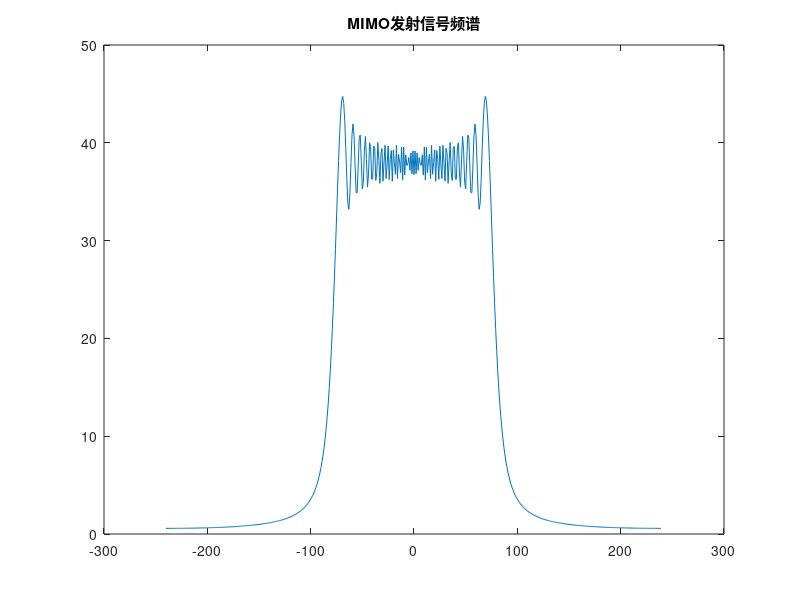
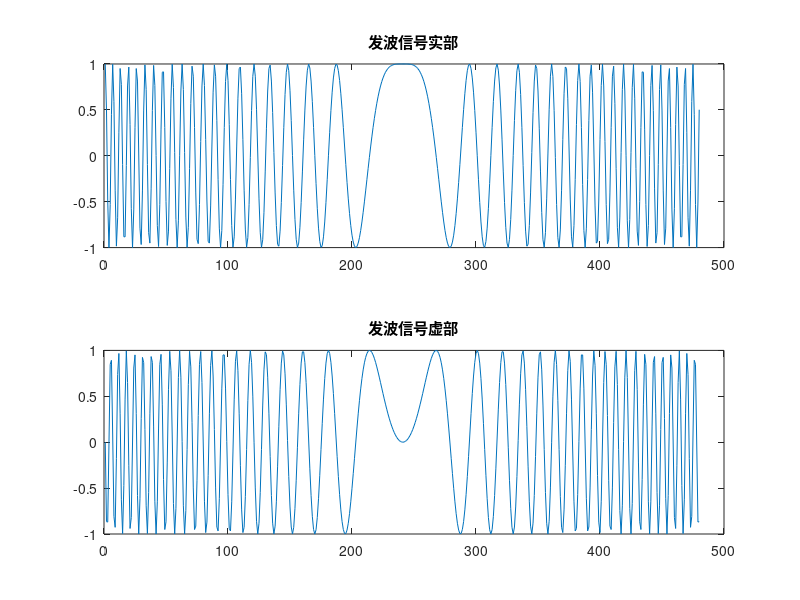
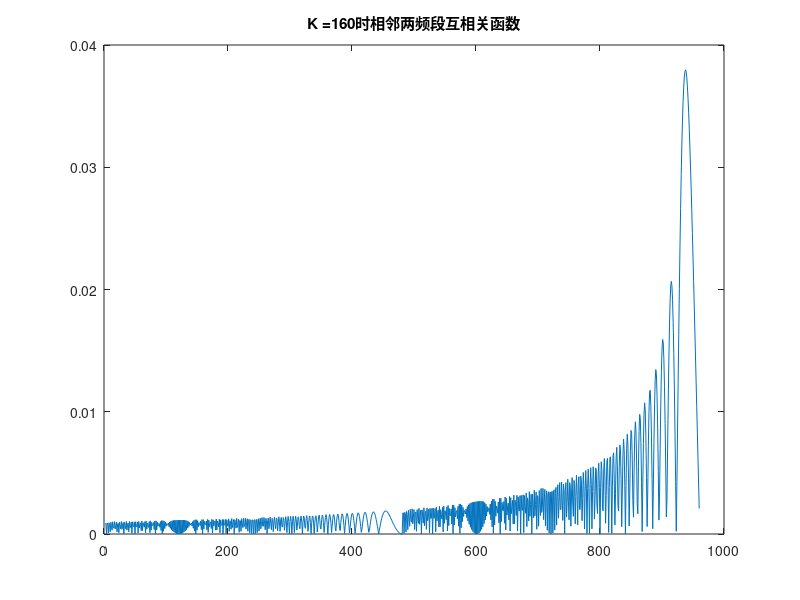
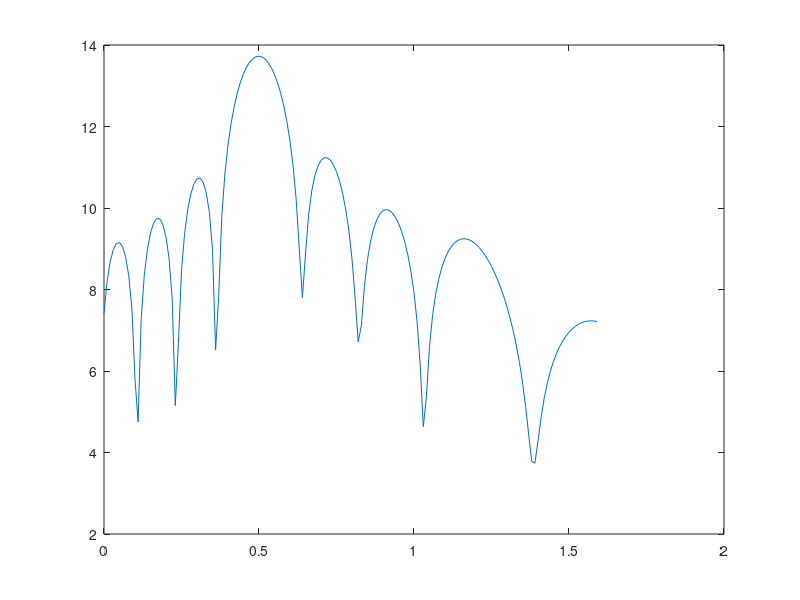

Here is the MATLAB script that generated these plots, in order:
clear ;close all;
%% Radar Parameter
C = 3.0e8; %光速
Fc = 30e9; %毫米波30～300GHz频域(波长为1～10mm
Lambda = C/Fc;

PRT = 1.0e-4;
time_width=4.0e-5; %发射信号时宽
band_width=4.0e6;  %发射信号带宽 带宽B=1/τ，τ是脉冲宽度
mu = band_width/time_width;
pulse_num=16;   %回波脉冲数

% MIMO 多频段
M = 1; % 发射波天线数
N = 16; % 16个接收阵元
K = 160;
deltaF = K/time_width;
B = band_width + (M-1)*deltaF;
Fs = 3 *B; %采样频率，建议取带宽1.2倍以上

%% Environment
tar_dis = [3000,4000,5000]; % Target Distance
RCS = [1,1,1]; % Target Power
tar_vel = [1,1,1]; %Target Velocity
tar_vel_phi = [0,0.5,1,1.5]; % Target Velocity Phase 暂时不考虑MIMO的速度位置更新
tar_angle = [0.5 0.7 0.824]; %Target Angle (rad)
tar_num = length(tar_dis); 
save target.mat tar_dis RCS tar_vel tar_angle tar_num tar_vel_phi
%load('target.mat');
% 待增加附加功能（按分辨率取整）

delay_num = fix(Fs*2*tar_dis/C);% 把目标距离换算成采样点（距离门） fix函数向0靠拢取整
phi = 0;%暂时不考虑target的更新，雷达也仅仅在一个方向
tar_fd = 2*tar_vel/Lambda;%.*abs(cos(tar_vel_phi-phi))%计算目标多卜勒频移2v/λ
tar_power = RCS./tar_dis.^8; %幅度能量简化为RCS与距离八次方反比，考虑密集式MIMO，收发距离相近
retar_power = tar_power/mean(tar_power);
noise_power = 0; %噪声功率，单位dB

%% 1-D 连续复信号
wave_num_half=floor(Fs*time_width/2); % WaveNumHalf：回波采样点数的一半
wave_num = wave_num_half*2; 
%回波的采样点数=脉压系数长度=暂态点数目+1，且收发分离不用考虑目标较近的盲区


A0 = -wave_num_half:wave_num_half-1; % 循环符
Ft = Fc*A0/Fs+(1/2)*mu*(A0/Fs).^2; %线性调频波指数幂
Chirp=exp(1i*2*pi*Ft); %exp(j*fi)*，产生复数矩阵Chirp
fig1 = figure('visible','off');
s = zeros(M,wave_num);
for i = 1:M
    Ft = (Fc+(i-1)*deltaF)*A0/Fs+(1/2)*mu*(A0/Fs).^2; %发射正交波形
    s(i,:) = exp(1i*2*pi*Ft);
    plot(A0,fftshift(abs(fft(s(i,:)))));
    hold on;
end
title('MIMO发射信号频谱');
saveas(fig1, 'MIMO发射信号频谱.png');

fig2 = figure('visible','off');
subplot(2,1,1);plot(real(Chirp));title('发波信号实部');
subplot(2,1,2);plot(imag(Chirp));title('发波信号虚部');
saveas(fig2, '发射信号.png');

A01 = -wave_num:wave_num-1; % 两倍长度循环符
beta = -1*deltaF +mu*A01/Fs; % -1代表第一个减第二个

C12 = sin(pi*beta.*(time_width-abs(A01)/Fs)).*(time_width-abs(A01)/Fs)...
    ./(pi*beta.*(time_width-abs(A01)/Fs))/time_width;
fig3 = figure('visible','off');
plot(abs(C12));
title3 = ['K =' num2str(K) '时相邻两频段互相关函数'];
filename3 = [title3 '.png'];
title(title3);
saveas(fig3, filename3);

%% MIMO

% load('MIMO.mat');
% alpha = [1,1]
% theta = pi/15;
% for i = 1:group
%     s = 
%     [at{i},ar{i}] = MIMO(dt(i),dr(i),tx_num(i),rx_num(i),Lambda,theta)
%     touch = alpha(1)*at{i}'*s;
% end

dt = N*Lambda/2;
dr = Lambda/2; % 接收阵元间距
scan = (0:0.01:1.59);

omega_send = 2*pi*dt*sin(tar_angle)/Lambda;
a_send = exp(1i*-(0:1:M-1)'*omega_send); %发射导向矢量 默认排布符合最简
sig_t = a_send' *s;%到达目标的信号
for i = 1:tar_num
    sig_t(i,:) = retar_power(i)*sig_t(i,:); 
end
omega_back = 2*pi*dr*sin(tar_angle)/Lambda;
a_back = exp(1i*-(0:1:N-1)'*omega_back); %接收导向矢量 默认排布符合最简

sig_r = a_back*sig_t;
Rxx = sig_r*sig_r'; % 直接这样求自相关吗？

%% Bartlett
Bartlett = zeros(1,length(scan)); % Bartlett的功率谱
for i = 1:length(scan)
    omega2 = 2*pi*dr*sin(scan(i))/Lambda;
    a_send1 = exp(1i*-(0:1:M-1)'*omega2);
    a_back2 = exp(1i*-(0:1:N-1)'*omega2);
    Bartlett(i) = a_back2'*Rxx*a_back2;
end
fig11 = figure('visible','off');
plot(scan,log(abs(Bartlett)));
saveas(fig11, 'Bartlett.png');
%% 信源估计
% Rxx 信息论方法
[V,D]= eig(Rxx);
sz_Rxx = size(Rxx);
[d,~] = sort(diag(D),'descend');
[~,P] = max(d(1:N-1)./d(2:N)); %求特征值梯度最大的值，并赋值给P1（估计的目标数）
% Test1 = Rxx*V(:,1)-D(1,1)*V(:,1);

% AIC与MDL
%AIC = 2*k-2*log(L);
AIC = zeros(1,N); %k的数目按照Rxx大小来取
MDL = zeros(1,N);
L = 10;
for k = 0:N-1
    AIC_temp1 = prod(d(k+1:N)).^(1/(N-k))/sum(d(k+1:N))/(N-k);
    AIC(k+1) = -2*(N-k)*L*log(AIC_temp1)+2*k*(2*N-k); %一次实验，采样次数为1
    MDL(k+1) = -L*(N-k)*log(AIC_temp1)+k*(2*N-k)*log(L); %一次实验，采样次数为1
end
AIC_abs = abs(AIC);
fig5 = figure('visible','off');
plot(AIC_abs);
hold on;
plot(abs(MDL));
saveas(fig5, '信源数.png');

%P = 2; %极点数，应该是要用算法求的
AIC_abs=abs(AIC);
P2 = length(AIC_abs(AIC_abs>mean(AIC_abs))); %另一种对目标数的估计方法，赋值为P2
% MDC也可以同样方法赋值
%% MUSIC
v1(:,1:N-P) = V(:,1:N-P); %特征向量取列向量
v2(:,N-P+1:N) = V(:,N-P+1:N);
NewR = Rxx;
for i = 1:length(d)
    NewR  = NewR - D(i,i)*V(:,i)*V(:,i)';
end

MUSIC = zeros(1,length(scan)); % MUSIC的功率谱
for i = 1:length(scan)
    omega2 = 2*pi*dr*sin(scan(i))/Lambda;
    a_send2 = exp(1i*-(0:1:M-1)'*omega2);
    a_back2 = exp(1i*-(0:1:N-1)'*omega2);
    
    MUSIC(i) = 1/(a_back2'*v1*v1'*a_back2);
end
fig6 = figure('visible','off');
plot(scan,log(abs(MUSIC)));
title('MUSIC');
saveas(fig6, 'MUSIC.png');